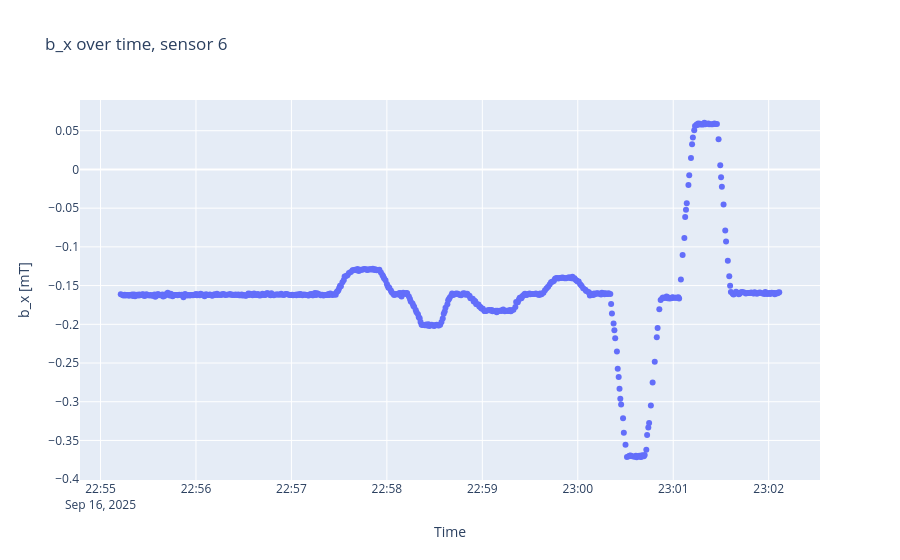
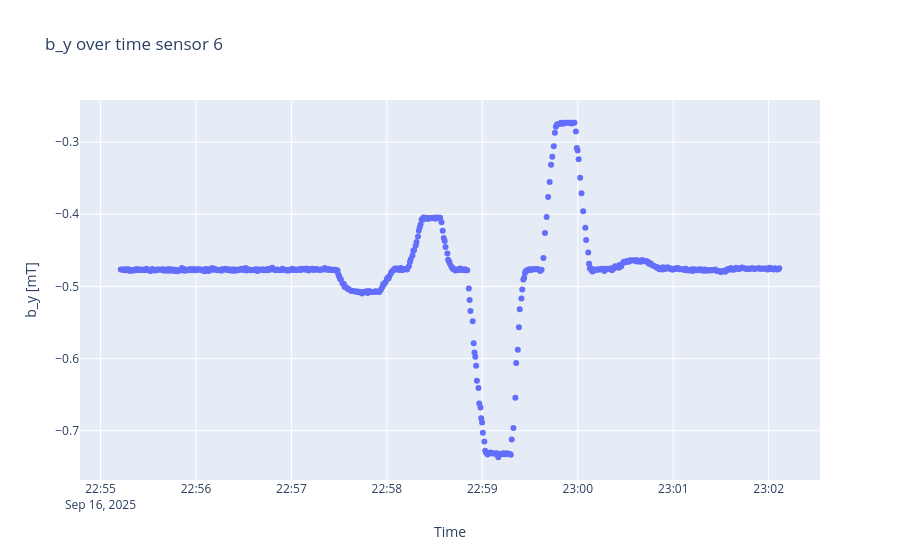
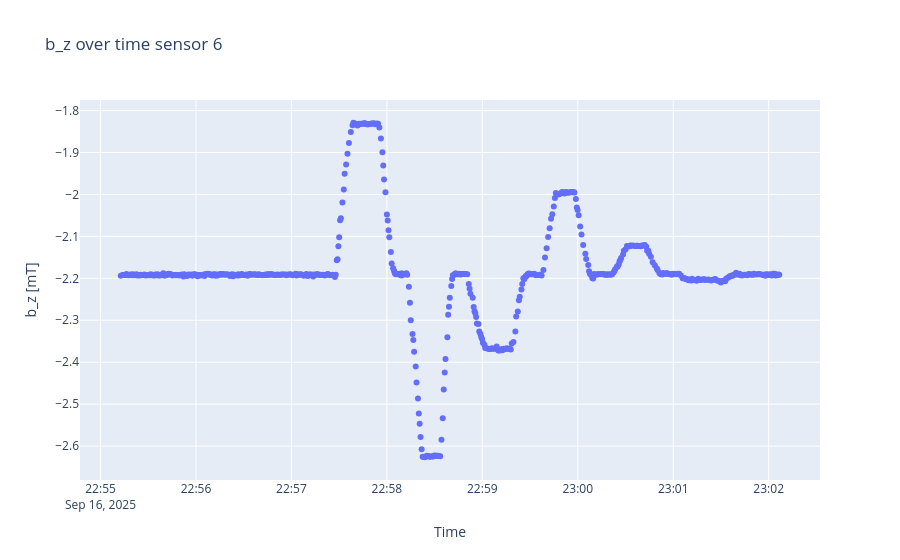

The notebook cell saved with these charts, in order:
### Code cell
sensorplots(B2, timestamps2, 6)

### Figure 1 — Plotly figure (JSON) as saved in the notebook; plotly's stock layout.template omitted (floating-point values rounded to 4 significant figures; data arrays with more than 128 entries replaced by an {"elided": "..."} marker saying what was removed)
{"data": [{"mode": "markers", "type": "scatter", "x": {"elided": "571 str values"}, "y": {"elided": "571 float values"}}], "layout": {"title": {"text": "b_x over time, sensor 6"}, "xaxis": {"title": {"text": "Time"}}, "yaxis": {"scaleanchor": "y", "title": {"text": "b_x [mT]"}}}}

### Figure 2 — Plotly figure (JSON) as saved in the notebook; plotly's stock layout.template omitted (floating-point values rounded to 4 significant figures; data arrays with more than 128 entries replaced by an {"elided": "..."} marker saying what was removed)
{"data": [{"mode": "markers", "type": "scatter", "x": {"elided": "571 str values"}, "y": {"elided": "571 float values"}}], "layout": {"title": {"text": "b_y over time sensor 6"}, "xaxis": {"title": {"text": "Time"}}, "yaxis": {"scaleanchor": "y", "title": {"text": "b_y [mT]"}}}}

### Figure 3 — Plotly figure (JSON) as saved in the notebook; plotly's stock layout.template omitted (floating-point values rounded to 4 significant figures; data arrays with more than 128 entries replaced by an {"elided": "..."} marker saying what was removed)
{"data": [{"mode": "markers", "type": "scatter", "x": {"elided": "571 str values"}, "y": {"elided": "571 float values"}}], "layout": {"title": {"text": "b_z over time sensor 6"}, "xaxis": {"title": {"text": "Time"}}, "yaxis": {"scaleanchor": "y", "title": {"text": "b_z [mT]"}}}}
